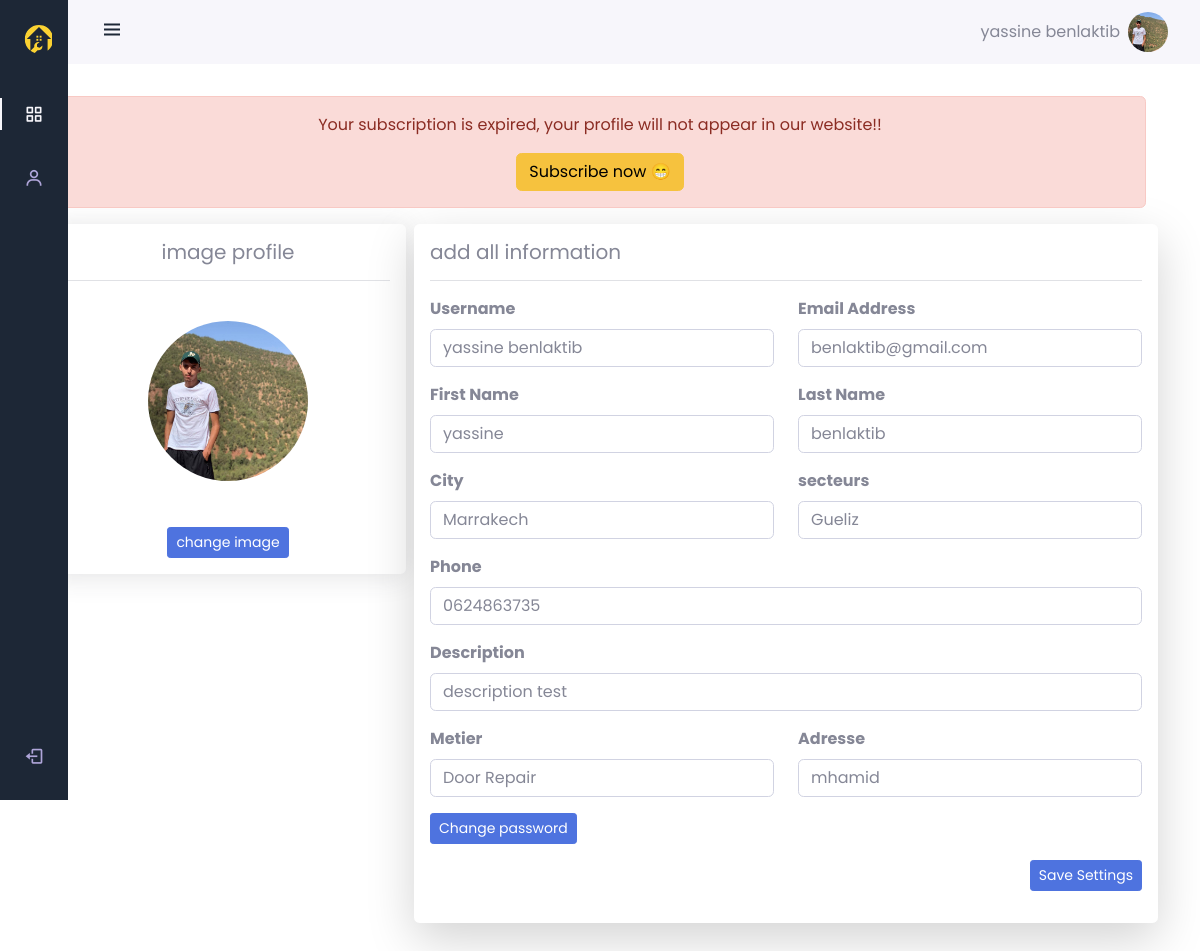
Page /pages/dashboardUser (signed in) on the committed database.
### tables this page shows
CREATE TABLE `techniciens` (
  `Id_tech` int(11) NOT NULL,
  `nom` varchar(100) NOT NULL,
  `prenom` varchar(100) NOT NULL,
  `email` varchar(100) NOT NULL,
  `phone` varchar(100) NOT NULL,
  `Fk_cat` int(100) NOT NULL,
  `adresse` varchar(100) NOT NULL,
  `id_ville` int(100) NOT NULL,
  `secteur` varchar(255) NOT NULL,
  `img` varchar(100) NOT NULL,
  `password` varchar(100) NOT NULL,
  `description` text NOT NULL,
  `feedback` int(11) NOT NULL
);

CREATE TABLE `villes` (
  `id_ville` int(11) NOT NULL,
  `nom_ville` varchar(255) DEFAULT NULL
);

CREATE TABLE `categories` (
  `id_cat` int(11) NOT NULL,
  `nom` varchar(100) NOT NULL,
  `description` varchar(100) NOT NULL,
  `img` varchar(255) DEFAULT NULL
);

### app/libraries/Core.php (called while the page is built, shortened)
<?php
  class Core {
    protected $currentMethod = 'index';
    public function __construct(){
      $url = $this->getUrl();
      $this->currentController = new $this->currentController;
      if(isset($url[1])){
        if(method_exists($this->currentController, $url[1])){
          $this->currentMethod = $url[1];
          unset($url[1]);
        }
        else{
          echo 'Method does not exist';
        }
      }
      $this->params = $url ? array_values($url) : [];
      call_user_func_array([$this->currentController, $this->currentMethod], $this->params);
    }
    public function getUrl(){
      if(isset($_GET['url'])){
        $url = rtrim($_GET['url'], '/');
        $url = filter_var($url, FILTER_SANITIZE_URL);
        $url = explode('/', $url);
        return $url;
      }
    }
  }

### public/index.php (called while the page is built, shortened)
<?php
  $init = new Core;
  ?>

### app/libraries/Database.php (called while the page is built, shortened)
<?php
class Database
{
  private $host = DB_HOST;
  private $user = DB_USER;
  private $pass = DB_PASS;
  private $dbname = DB_NAME;
  private $dbh;
  private $stmt;
  public function __construct()
  {
    $dsn = 'mysql:host=' . $this->host . ';dbname=' . $this->dbname;
    $options = array(
      PDO::ATTR_PERSISTENT => true,
      PDO::ATTR_ERRMODE => PDO::ERRMODE_EXCEPTION
    );
    try {
      $this->dbh = new PDO($dsn, $this->user, $this->pass, $options);
    } catch (PDOException $e) {
      $this->error = $e->getMessage();
      echo $this->error;
    }
  }
  public function query($sql)
  {
    $this->stmt = $this->dbh->prepare($sql);
  }
  public function bind($param, $value, $type = null)
  {
    if (is_null($type)) {
      switch (true) {
        case is_int($value):
          $type = PDO::PARAM_INT;
          break;
      }
    }
    $this->stmt->bindValue($param, $value, $type);
  }
  public function execute()
  {
    return $this->stmt->execute();
  }
  public function single()
  {
    $this->execute();
    return $this->stmt->fetch(PDO::FETCH_OBJ);
  }
}

### app/models/technicien.php (called while the page is built, shortened)
<?php
class Technicien
{
    private $db;
    public function __construct()
    {
        $this->db = new Database;
    }
    public function getAllCity()
    {
        $this->db->query("SELECT * FROM villes;");
        return $this->db->resultSet();
    }
    public function getTech($id_tech)
    {
        $this->db->query("SELECT t.Id_tech, t.nom, t.prenom, t.email, t.phone, c.nom metier, t.adresse, v.nom_ville ville, t.secteur, t.img, t.password, t.feedback,t.description
        FROM techniciens t
        JOIN categories c ON t.Fk_cat = c.id_cat
        JOIN villes v ON t.id_ville = v.id_ville WHERE id_tech = :id_tech");
        $this->db->bind(':id_tech', $id_tech);
        return $this->db->single();
    }
    public function getVille($id_tech)
    {
        $sql = "SELECT techniciens.id_ville, villes.nom_ville
        FROM techniciens
        JOIN villes ON techniciens.id_ville = villes.id_ville
        WHERE techniciens.Id_tech = :id_tech";
        $this->db->query($sql);
        $this->db->bind(':id_tech', $id_tech);
        return $this->db->single();
    }
    public function getMetier($id_tech)
    {
        $sql = "SELECT techniciens.Fk_cat, categories.nom
        FROM techniciens
        JOIN categories ON techniciens.Fk_cat = categories.id_cat
        WHERE techniciens.Id_tech = :id_tech";
        $this->db->query($sql);
        $this->db->bind(':id_tech', $id_tech);
        return $this->db->single();
    }
    public function IsSubscribed($id)
    {
        $this->db->query("SELECT date_expiration FROM abonnement WHERE id_tech = :id");
        $this->db->bind(":id", $id);
        return $this->db->resultSet();
    }
}

### app/views/pages/dashboardUser.php (the view, shortened to what this page needs)
<?php include_once APPROOT . '/views/inc/head.php'; ?>
<body id="body-pd">
  <?php include_once APPROOT . '/views/inc/dashboard/navbar.php'; ?>
  <?php include_once APPROOT . '/views/inc/dashboard/sidebaruser.php';
  ?>
  <form class="g-3 needs-validation" method="POST" action="<?php echo URLROOT . '/TechController/updateTech/' . $data[1]->Id_tech; ?>" enctype="multipart/form-data" novalidate>
    <div class="mt-7 container">
      <?php if ($data[6] == false) {
        echo "<div class='alert alert-danger' role='alert'>
        <p class='text-center'>
      Your subscription is expired, your profile will not appear in our website!!
      </p>
      <p class='text-center  mb-0'><a class='btn btn-warning' href='".URLROOT."/pages/payement'>Subscribe now 😁</a></p>
    </div>";
      } ?>
      <div class="row gap-lg-2">
        <div class="img ms-2 card-body text-center shadow col-12 col-lg-3 bg-body rounded h-50                                                 ">
          <h5>image profile</h5>
          <hr>
          <div class="d-flex flex-column justify-content-center">
            <label for="img"><img class="rounded-circle mb-3 mt-4" src="<?php echo URLROOT ?>/public/upload/<?php echo $data[1]->img; ?>" width="160" height="160"></label>
            <div>
              <label for="img" class="btn btn-primary btn-sm">change image</label>
            </div>
          </div>
        </div>
        <div class="categories col-12 col-lg-8 shadow-lg p-3 mb-5 bg-body rounded">
          <h5>add all information</h5>
          <hr>
          <div class="row">
            <div class="col">
              <div class="mb-3"><label class="form-label" for="username"><strong>Username</strong></label><input class="form-control" type="text" id="username" placeholder="Username" name="username" value="<?php echo $data[1]->nom . ' ' . $data[1]->prenom  ?>" required></div>
            </div>
            <div class="col">
              <div class="mb-3"><label class="form-label" for="email"><strong>Email Address</strong></label><input class="form-control" type="email" id="email" placeholder="Email" name="email" value="<?php echo $data[1]->email; ?>" required></div>
            </div>
          </div>
          <div class="row">
            <div class="col">
              <div class="mb-3"><label class="form-label" for="first_name"><strong>First Name</strong></label><input class="form-control" type="text" id="first_name" placeholder="firt name" name="nom" value="<?php echo $data[1]->nom; ?>" required></div>
            </div>
            <div class="col">
              <div class="mb-3"><label class="form-label" for="last_name"><strong>Last Name</strong></label><input class="form-control" type="text" id="last_name" placeholder="Last name" name="prenom" value="<?php echo $data[1]->prenom; ?>" required></div>
            </div>
          </div>
          <div class="row">
            <div class="col">
              <label class="form-label" for="city"><strong>City</strong></label>
              <select class="form-control select-city" name="ville" id="nom_ville" required>
                <option selected value="<?php echo $data[4]->id_ville ?>"><?php echo $data[4]->nom_ville ?></option>
              </select>
            </div>
            <div class="col">
              <div class="mb-3">
                <label class="form-label" for=""><strong>secteurs</strong></label>
                <select class="form-control" name="secteur" id="secteurs" required>
                  <option value="<?php echo $data[1]->secteur ?>"><?php echo $data[1]->secteur ?></option>
                </select>
              </div>
            </div>
          </div>
          <div class="row">
            <div class="col">
              <div class="mb-3">
                <label class="form-label" for="last_name"><strong>Phone</strong></label><input class="form-control" type="text" id="last_name" placeholder="Phone" name="phone" value="<?php echo $data[1]->phone; ?>" required>
              </div>
            </div>
          </div>
          <div class="row">
            <div class="col">
              <div class="mb-3">
                <label class="form-label" for="last_name"><strong>Description</strong></label><input class="form-control" type="text" id="last_name" placeholder="Description" name="description" value="<?php echo $data[1]->description; ?>" required>
              </div>
            </div>
          </div>
          <div class="row">
            <div class="col">
              <div class="mb-3">
                <label class="form-label" for="metier"><strong>Metier</strong></label>
                <select class="form-control" name="job" id="metier" required>
                  <option selected value="<?php echo $data[5]->Fk_cat ?>"><?php echo $data[5]->nom ?></option>
                </select>
              </div>
            </div>
            <div class="col">
              <div class="mb-3"><label class="form-label" for="last_name"><strong>Adresse</strong></label><input class="form-control" type="text" id="last_name" placeholder="Adresse" name="adresse" value="<?php echo $data[1]->adresse; ?>" required></div>
            </div>
          </div>
          <div class="row">
            <p>
              <button class="btn btn-primary btn-sm" type="button" data-bs-toggle="collapse" data-bs-target="#collapseExample" aria-expanded="false" aria-controls="collapseExample">
                Change password
              </button>
            </p>
          </div>
          <div class="mb-3 d-flex justify-content-end"><button class="btn btn-primary btn-sm" type="submit">Save Settings</button>
          </div>
        </div>
      </div>
    </div>
  </form>
  <?php include_once APPROOT . '/views/inc/linkJS.php'; ?>

### app/controllers/PagesController.php (shortened to what this page needs)
<?php
class PagesController extends Controller
{
  public function __construct()
  {
    $this->categorieModel = $this->model('Categorie');
    $this->technicienModel = $this->model('technicien');
  }
  public function IsSubscribed($id)
  {
    $date_expiration = $this->technicienModel->IsSubscribed($id)[0]->date_expiration;
    $date_expiration = new DateTime($date_expiration);
    $current_date = new DateTime();
    if ($date_expiration >= $current_date) {
      return true;
    } else {
      return false;
    }
  }
  public function dashboardUser()
  {
    if ($_SESSION['role'] == "user") {
      $dataTech = $this->technicienModel->getTech($_SESSION['id']);
      $ville = $this->technicienModel->getVille($_SESSION['id']);
      $metier = $this->technicienModel->getMetier($_SESSION['id']);
      $sub = $this->IsSubscribed($_SESSION['id']);
      $categories = $this->categorieModel->getCategories();
      $AllCity = $this->technicienModel->getAllCity();
      $data = [
        ["title" => "dashboardUser"],
        $dataTech, $categories, $AllCity, $ville, $metier, $sub
      ];
      $this->view('pages/dashboardUser', $data);
    } else {
      redirect('pages/login');
    }
  }
}

### app/libraries/Controller.php (shortened to what this page needs)
<?php
  class Controller {
    public function model($model){
      return new $model();
    }
    public function view($view, $data = []){
      if(file_exists('../app/views/' . $view . '.php')){
      require_once '../app/views/'. $view .'.php';
      } else {
        die('View does not exist');
      }
    }
  }
  ?>

### app/views/inc/head.php (shortened to what this page needs)
<!DOCTYPE html>
<html lang="en">
<head>
    <link rel="stylesheet" href="./css/bootstrap.css">
    <link rel="stylesheet" href="https://pro.fontawesome.com/releases/v5.10.0/css/all.css" />
    <link rel="stylesheet" href="<?php echo URLROOT; ?>/bootstrap/css/bootstrap.min.css">
    <link rel="stylesheet" href="<?php echo URLROOT; ?>/bootstrap/css/dashboard.css">
    <link rel="stylesheet" href="<?php echo URLROOT; ?>/bootstrap/css/style.css">
    <link rel="stylesheet" href="<?php echo URLROOT; ?>/public/wow.js/css/animate.min.css">
    <link rel="stylesheet" href="<?php echo URLROOT; ?>/public/wow.js/css/libs/animate.css">
    <link rel="stylesheet" href="https://cdn.jsdelivr.net/npm/boxicons@latest/css/boxicons.min.css">
</head>

### app/views/inc/dashboard/navbar.php (shortened to what this page needs)
<header class="header" id="header">
    <div class="header_toggle"> <i class='bx bx-menu' id="header-toggle"></i> </div>
    <div class="d-flex gap-2 align-items-center justify-content-center">
      <span><?php if(isset($_SESSION[ 'username'])){
        echo $_SESSION['username'];
      } ?></span>
      <div class="header_img"> <img src="<?php
      if($_SESSION['role'] == "admin"){
        echo URLROOT .'/public/images/avatar.svg';
      }
      else{
        echo URLROOT.'/public/upload/'.$data[1]->img;
      } ?>" alt=""> </div>
    </div>
  </header>

### app/views/inc/dashboard/sidebaruser.php (shortened to what this page needs)
<div class="l-navbar" id="nav-bar">
    <nav class="nav">
      <div> <a href="<?php echo URLROOT?>" class="nav_logo"> <img src="<?php echo URLROOT; ?>/public/images/logo.svg" alt="logo" width="30">  </a>
        <div class="nav_list"> <a href="<?php echo URLROOT?>/pages/dashboardUser" class="nav_link active"> <i class='bx bx-grid-alt nav_icon'></i>  </a>
              <a href="<?php echo URLROOT?>/pages/profile" class="nav_link"> <i class='bx bx-user nav_icon'></i>
            <span class="nav_name">works</span> </a>
               </div>
      </div> <a href="<?php echo URLROOT?>/TechController/logout" class="nav_link"> <i class='bx bx-log-out nav_icon'></i> <span class="nav_name">Logout</span>
      </a>
    </nav>
  </div>

### app/views/inc/linkJS.php (shortened to what this page needs)
</body>
</html>

### app/views/inc/head.php (style rules this page uses)
* { font-family: 'Poppins', sans-serif; }

### rows in the picture
techniciens: img (picture), username "yassine benlaktib", email "benlaktib@gmail.com", nom "yassine", prenom "benlaktib", ville "Marrakech", secteur "Gueliz", phone "0624863735", description "description test", job "Door Repair", adresse "mhamid"

### other values in the picture
$_SESSION['username'] "yassine benlaktib"
